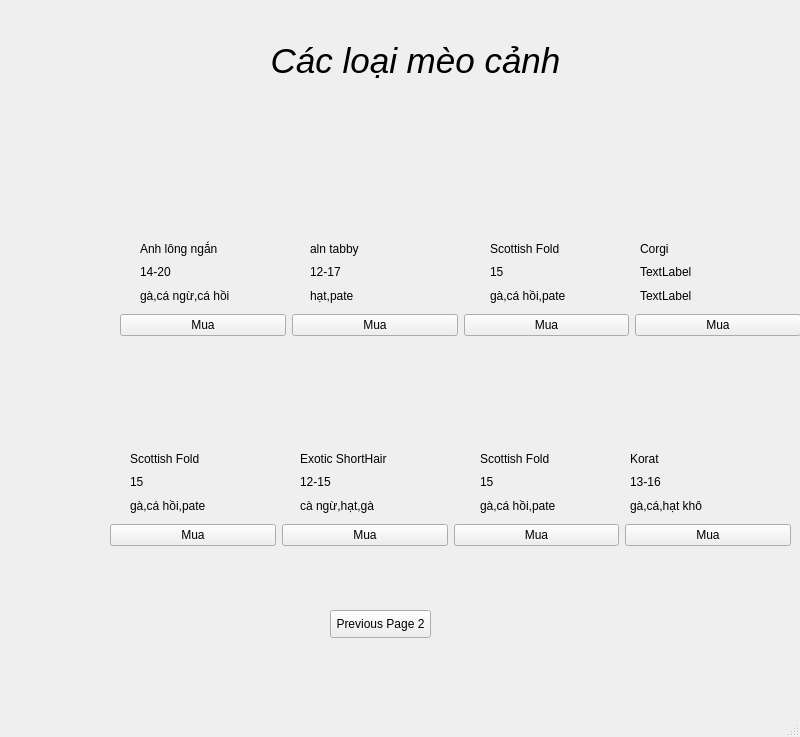
<?xml version="1.0" encoding="UTF-8"?>
<ui version="4.0">
 <class>MainWindow</class>
 <widget class="QMainWindow" name="MainWindow">
  <property name="geometry">
   <rect>
    <x>0</x>
    <y>0</y>
    <width>800</width>
    <height>737</height>
   </rect>
  </property>
  <property name="windowTitle">
   <string>MainWindow</string>
  </property>
  <widget class="QWidget" name="centralwidget">
   <widget class="QLabel" name="label">
    <property name="geometry">
     <rect>
      <x>0</x>
      <y>0</y>
      <width>151</width>
      <height>151</height>
     </rect>
    </property>
    <property name="styleSheet">
     <string notr="true">background-repeat: no-repeat;
background-position: center;
</string>
    </property>
    <property name="text">
     <string/>
    </property>
    <property name="pixmap">
     <pixmap resource="k.qrc">:/newPrefix/Downloads/spa.jpg</pixmap>
    </property>
    <property name="scaledContents">
     <bool>true</bool>
    </property>
   </widget>
   <widget class="QLabel" name="label_2">
    <property name="geometry">
     <rect>
      <x>0</x>
      <y>150</y>
      <width>121</width>
      <height>261</height>
     </rect>
    </property>
    <property name="text">
     <string/>
    </property>
    <property name="pixmap">
     <pixmap>../../../Downloads/Screenshot_2024-11-17_165651-transformed.png</pixmap>
    </property>
    <property name="scaledContents">
     <bool>true</bool>
    </property>
   </widget>
   <widget class="QLabel" name="label_3">
    <property name="geometry">
     <rect>
      <x>140</x>
      <y>170</y>
      <width>91</width>
      <height>71</height>
     </rect>
    </property>
    <property name="text">
     <string/>
    </property>
    <property name="pixmap">
     <pixmap>../../../Downloads/tải xuống (29).jpeg</pixmap>
    </property>
    <property name="scaledContents">
     <bool>true</bool>
    </property>
   </widget>
   <widget class="QLabel" name="label_4">
    <property name="geometry">
     <rect>
      <x>300</x>
      <y>160</y>
      <width>101</width>
      <height>81</height>
     </rect>
    </property>
    <property name="text">
     <string/>
    </property>
    <property name="pixmap">
     <pixmap>../../../Downloads/Anh-Long-Ngan-Tabby-M12219-1.jpg</pixmap>
    </property>
    <property name="scaledContents">
     <bool>true</bool>
    </property>
   </widget>
   <widget class="QLabel" name="label_5">
    <property name="geometry">
     <rect>
      <x>490</x>
      <y>150</y>
      <width>81</width>
      <height>81</height>
     </rect>
    </property>
    <property name="text">
     <string/>
    </property>
    <property name="pixmap">
     <pixmap>../../../Downloads/images (17).jpeg</pixmap>
    </property>
    <property name="scaledContents">
     <bool>true</bool>
    </property>
   </widget>
   <widget class="QLabel" name="label_30">
    <property name="geometry">
     <rect>
      <x>630</x>
      <y>160</y>
      <width>101</width>
      <height>71</height>
     </rect>
    </property>
    <property name="text">
     <string/>
    </property>
    <property name="pixmap">
     <pixmap>../../../Downloads/images (16).jpeg</pixmap>
    </property>
    <property name="scaledContents">
     <bool>true</bool>
    </property>
   </widget>
   <widget class="QLabel" name="label_31">
    <property name="geometry">
     <rect>
      <x>130</x>
      <y>360</y>
      <width>81</width>
      <height>81</height>
     </rect>
    </property>
    <property name="text">
     <string/>
    </property>
    <property name="pixmap">
     <pixmap>../../../Downloads/Scottish Fold.2.jpg</pixmap>
    </property>
    <property name="scaledContents">
     <bool>true</bool>
    </property>
   </widget>
   <widget class="QLabel" name="label_32">
    <property name="geometry">
     <rect>
      <x>300</x>
      <y>360</y>
      <width>91</width>
      <height>81</height>
     </rect>
    </property>
    <property name="text">
     <string/>
    </property>
    <property name="pixmap">
     <pixmap>../../../Downloads/images (18).jpeg</pixmap>
    </property>
    <property name="scaledContents">
     <bool>true</bool>
    </property>
   </widget>
   <widget class="QLabel" name="label_33">
    <property name="geometry">
     <rect>
      <x>480</x>
      <y>360</y>
      <width>81</width>
      <height>81</height>
     </rect>
    </property>
    <property name="text">
     <string/>
    </property>
    <property name="pixmap">
     <pixmap>../../../Downloads/petchef_cats_scottish_fold_main.webp</pixmap>
    </property>
    <property name="scaledContents">
     <bool>true</bool>
    </property>
   </widget>
   <widget class="QLabel" name="label_34">
    <property name="geometry">
     <rect>
      <x>620</x>
      <y>360</y>
      <width>101</width>
      <height>81</height>
     </rect>
    </property>
    <property name="text">
     <string/>
    </property>
    <property name="pixmap">
     <pixmap>../../../Downloads/images (19).jpeg</pixmap>
    </property>
    <property name="scaledContents">
     <bool>true</bool>
    </property>
   </widget>
   <widget class="QWidget" name="layoutWidget">
    <property name="geometry">
     <rect>
      <x>310</x>
      <y>240</y>
      <width>57</width>
      <height>64</height>
     </rect>
    </property>
    <layout class="QVBoxLayout" name="verticalLayout">
     <item>
      <widget class="QLabel" name="label_11">
       <property name="text">
        <string>aln tabby</string>
       </property>
      </widget>
     </item>
     <item>
      <widget class="QLabel" name="label_9">
       <property name="text">
        <string>12-17</string>
       </property>
      </widget>
     </item>
     <item>
      <widget class="QLabel" name="label_10">
       <property name="text">
        <string>hạt,pate</string>
       </property>
      </widget>
     </item>
    </layout>
   </widget>
   <widget class="QWidget" name="layoutWidget_2">
    <property name="geometry">
     <rect>
      <x>490</x>
      <y>240</y>
      <width>84</width>
      <height>64</height>
     </rect>
    </property>
    <layout class="QVBoxLayout" name="verticalLayout_3">
     <item>
      <widget class="QLabel" name="label_12">
       <property name="text">
        <string>Scottish Fold</string>
       </property>
      </widget>
     </item>
     <item>
      <widget class="QLabel" name="label_13">
       <property name="text">
        <string>15</string>
       </property>
      </widget>
     </item>
     <item>
      <widget class="QLabel" name="label_14">
       <property name="text">
        <string>gà,cá hồi,pate</string>
       </property>
      </widget>
     </item>
    </layout>
   </widget>
   <widget class="QWidget" name="layoutWidget_3">
    <property name="geometry">
     <rect>
      <x>120</x>
      <y>310</y>
      <width>681</width>
      <height>30</height>
     </rect>
    </property>
    <layout class="QHBoxLayout" name="horizontalLayout">
     <item>
      <widget class="QPushButton" name="pushButton">
       <property name="text">
        <string>Mua</string>
       </property>
      </widget>
     </item>
     <item>
      <widget class="QPushButton" name="pushButton_2">
       <property name="text">
        <string>Mua</string>
       </property>
      </widget>
     </item>
     <item>
      <widget class="QPushButton" name="pushButton_3">
       <property name="text">
        <string>Mua</string>
       </property>
      </widget>
     </item>
     <item>
      <widget class="QPushButton" name="pushButton_4">
       <property name="text">
        <string>Mua</string>
       </property>
      </widget>
     </item>
    </layout>
   </widget>
   <widget class="QWidget" name="layoutWidget_4">
    <property name="geometry">
     <rect>
      <x>640</x>
      <y>240</y>
      <width>57</width>
      <height>64</height>
     </rect>
    </property>
    <layout class="QVBoxLayout" name="verticalLayout_4">
     <item>
      <widget class="QLabel" name="label_15">
       <property name="text">
        <string>Corgi</string>
       </property>
      </widget>
     </item>
     <item>
      <widget class="QLabel" name="label_16">
       <property name="text">
        <string>TextLabel</string>
       </property>
      </widget>
     </item>
     <item>
      <widget class="QLabel" name="label_17">
       <property name="text">
        <string>TextLabel</string>
       </property>
      </widget>
     </item>
    </layout>
   </widget>
   <widget class="QWidget" name="layoutWidget_5">
    <property name="geometry">
     <rect>
      <x>140</x>
      <y>240</y>
      <width>97</width>
      <height>64</height>
     </rect>
    </property>
    <layout class="QVBoxLayout" name="verticalLayout_2">
     <item>
      <widget class="QLabel" name="label_6">
       <property name="text">
        <string>Anh lông ngắn</string>
       </property>
      </widget>
     </item>
     <item>
      <widget class="QLabel" name="label_7">
       <property name="text">
        <string>14-20</string>
       </property>
      </widget>
     </item>
     <item>
      <widget class="QLabel" name="label_8">
       <property name="text">
        <string>gà,cá ngừ,cá hồi</string>
       </property>
      </widget>
     </item>
    </layout>
   </widget>
   <widget class="QWidget" name="layoutWidget_6">
    <property name="geometry">
     <rect>
      <x>300</x>
      <y>450</y>
      <width>93</width>
      <height>64</height>
     </rect>
    </property>
    <layout class="QVBoxLayout" name="verticalLayout_5">
     <item>
      <widget class="QLabel" name="label_18">
       <property name="text">
        <string>Exotic ShortHair</string>
       </property>
      </widget>
     </item>
     <item>
      <widget class="QLabel" name="label_19">
       <property name="text">
        <string>12-15</string>
       </property>
      </widget>
     </item>
     <item>
      <widget class="QLabel" name="label_20">
       <property name="text">
        <string>cà ngừ,hạt,gà</string>
       </property>
      </widget>
     </item>
    </layout>
   </widget>
   <widget class="QWidget" name="layoutWidget_7">
    <property name="geometry">
     <rect>
      <x>480</x>
      <y>450</y>
      <width>83</width>
      <height>64</height>
     </rect>
    </property>
    <layout class="QVBoxLayout" name="verticalLayout_6">
     <item>
      <widget class="QLabel" name="label_21">
       <property name="text">
        <string>Scottish Fold</string>
       </property>
      </widget>
     </item>
     <item>
      <widget class="QLabel" name="label_22">
       <property name="text">
        <string>15</string>
       </property>
      </widget>
     </item>
     <item>
      <widget class="QLabel" name="label_23">
       <property name="text">
        <string>gà,cá hồi,pate</string>
       </property>
      </widget>
     </item>
    </layout>
   </widget>
   <widget class="QWidget" name="layoutWidget_8">
    <property name="geometry">
     <rect>
      <x>110</x>
      <y>520</y>
      <width>681</width>
      <height>30</height>
     </rect>
    </property>
    <layout class="QHBoxLayout" name="horizontalLayout_2">
     <item>
      <widget class="QPushButton" name="pushButton_5">
       <property name="text">
        <string>Mua</string>
       </property>
      </widget>
     </item>
     <item>
      <widget class="QPushButton" name="pushButton_6">
       <property name="text">
        <string>Mua</string>
       </property>
      </widget>
     </item>
     <item>
      <widget class="QPushButton" name="pushButton_7">
       <property name="text">
        <string>Mua</string>
       </property>
      </widget>
     </item>
     <item>
      <widget class="QPushButton" name="pushButton_9">
       <property name="text">
        <string>Mua</string>
       </property>
      </widget>
     </item>
    </layout>
   </widget>
   <widget class="QWidget" name="layoutWidget_9">
    <property name="geometry">
     <rect>
      <x>630</x>
      <y>450</y>
      <width>79</width>
      <height>64</height>
     </rect>
    </property>
    <layout class="QVBoxLayout" name="verticalLayout_7">
     <item>
      <widget class="QLabel" name="label_24">
       <property name="text">
        <string>Korat</string>
       </property>
      </widget>
     </item>
     <item>
      <widget class="QLabel" name="label_25">
       <property name="text">
        <string>13-16</string>
       </property>
      </widget>
     </item>
     <item>
      <widget class="QLabel" name="label_26">
       <property name="text">
        <string>gà,cá,hạt khô</string>
       </property>
      </widget>
     </item>
    </layout>
   </widget>
   <widget class="QWidget" name="layoutWidget_10">
    <property name="geometry">
     <rect>
      <x>130</x>
      <y>450</y>
      <width>83</width>
      <height>64</height>
     </rect>
    </property>
    <layout class="QVBoxLayout" name="verticalLayout_8">
     <item>
      <widget class="QLabel" name="label_27">
       <property name="text">
        <string>Scottish Fold</string>
       </property>
      </widget>
     </item>
     <item>
      <widget class="QLabel" name="label_28">
       <property name="text">
        <string>15</string>
       </property>
      </widget>
     </item>
     <item>
      <widget class="QLabel" name="label_29">
       <property name="text">
        <string>gà,cá hồi,pate</string>
       </property>
      </widget>
     </item>
    </layout>
   </widget>
   <widget class="QPushButton" name="pushButton_10">
    <property name="geometry">
     <rect>
      <x>330</x>
      <y>610</y>
      <width>101</width>
      <height>28</height>
     </rect>
    </property>
    <property name="text">
     <string>Previous Page 2</string>
    </property>
   </widget>
   <widget class="QPushButton" name="pushButton_8">
    <property name="geometry">
     <rect>
      <x>260</x>
      <y>40</y>
      <width>311</width>
      <height>41</height>
     </rect>
    </property>
    <property name="styleSheet">
     <string notr="true">border : none;
font-family: &quot;Times New Roman&quot;;
font-style: italic;
font-size: 35px;</string>
    </property>
    <property name="text">
     <string>Các loại mèo cảnh</string>
    </property>
   </widget>
   <widget class="QLabel" name="label_37">
    <property name="geometry">
     <rect>
      <x>0</x>
      <y>0</y>
      <width>901</width>
      <height>701</height>
     </rect>
    </property>
    <property name="text">
     <string/>
    </property>
    <property name="pixmap">
     <pixmap>../../../Downloads/blob-scene-haikei.png</pixmap>
    </property>
    <property name="scaledContents">
     <bool>true</bool>
    </property>
   </widget>
   <widget class="QLabel" name="label_35">
    <property name="geometry">
     <rect>
      <x>0</x>
      <y>150</y>
      <width>121</width>
      <height>261</height>
     </rect>
    </property>
    <property name="text">
     <string/>
    </property>
    <property name="pixmap">
     <pixmap>../../../../../Screenshot 2024-11-17 165651.png</pixmap>
    </property>
    <property name="scaledContents">
     <bool>true</bool>
    </property>
   </widget>
   <zorder>label_37</zorder>
   <zorder>label</zorder>
   <zorder>label_2</zorder>
   <zorder>label_3</zorder>
   <zorder>label_4</zorder>
   <zorder>label_5</zorder>
   <zorder>label_30</zorder>
   <zorder>label_31</zorder>
   <zorder>label_32</zorder>
   <zorder>label_33</zorder>
   <zorder>label_34</zorder>
   <zorder>layoutWidget</zorder>
   <zorder>layoutWidget_2</zorder>
   <zorder>layoutWidget_3</zorder>
   <zorder>layoutWidget_4</zorder>
   <zorder>layoutWidget_5</zorder>
   <zorder>layoutWidget_6</zorder>
   <zorder>layoutWidget_7</zorder>
   <zorder>layoutWidget_8</zorder>
   <zorder>layoutWidget_9</zorder>
   <zorder>layoutWidget_10</zorder>
   <zorder>pushButton_10</zorder>
   <zorder>pushButton_8</zorder>
   <zorder>label_35</zorder>
  </widget>
  <widget class="QMenuBar" name="menubar">
   <property name="geometry">
    <rect>
     <x>0</x>
     <y>0</y>
     <width>800</width>
     <height>26</height>
    </rect>
   </property>
  </widget>
  <widget class="QStatusBar" name="statusbar"/>
 </widget>
 <resources>
  <include location="k.qrc"/>
 </resources>
 <connections/>
</ui>
